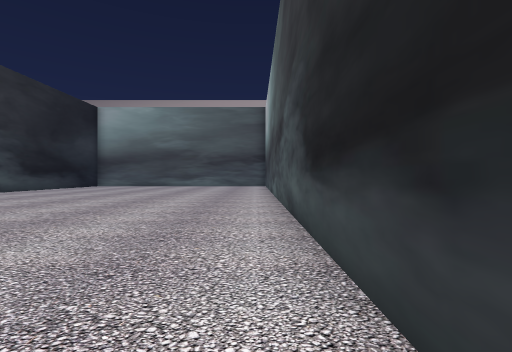
View 1 (above)

21 first-person views from a walk through a scene from a Unity 3-D project. The camera is 1.3 m above the floor, looks level and sees 85° across. The floor is counted in squares, 2 m on a side. Each view is taken from the middle of a square. On the plan, view 1 faces up. The plan holds only what a view shows up to about 9 squares ahead; the rest is blank. The place goes on beyond the plan.

View 2
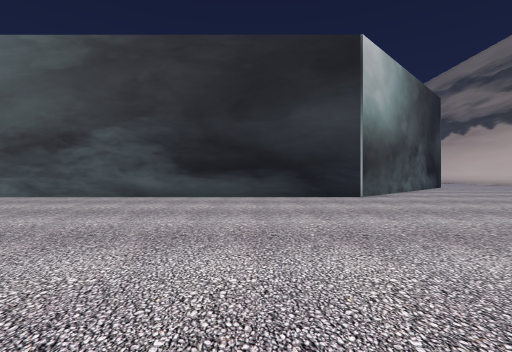

View 3
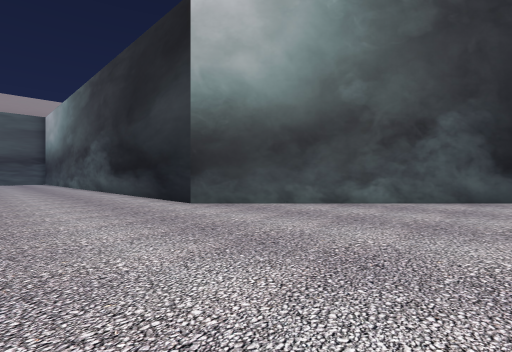

View 4
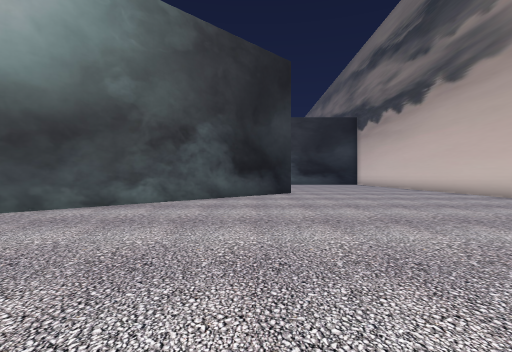

View 5
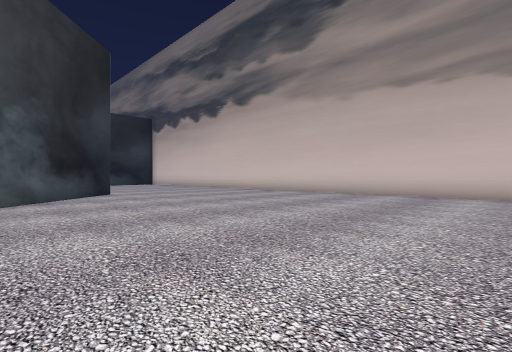

View 6
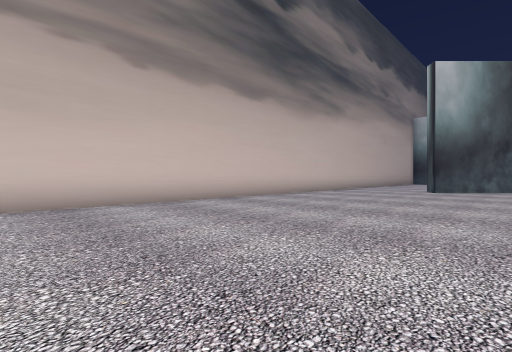

View 7
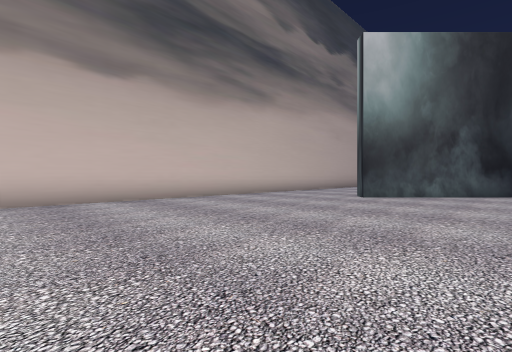

View 8
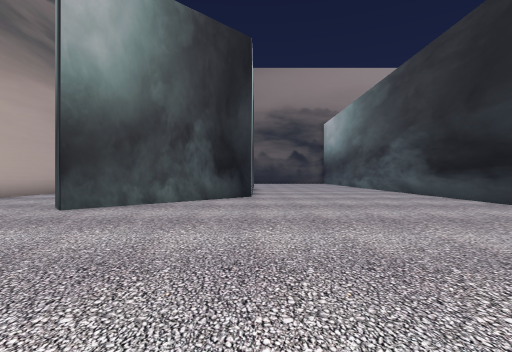

View 9
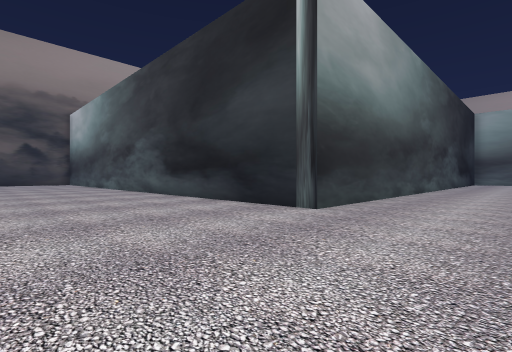

View 10
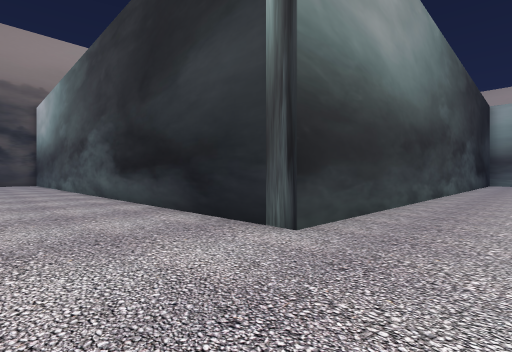

View 11
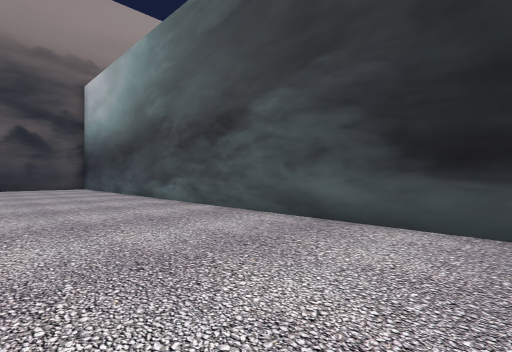

View 12
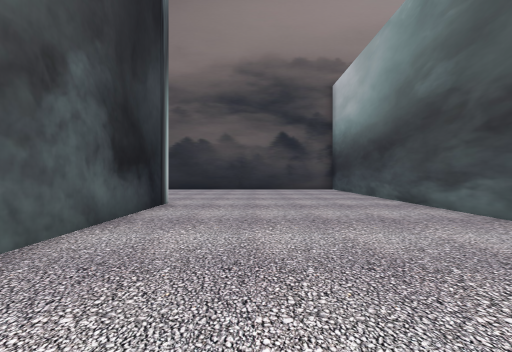

View 13
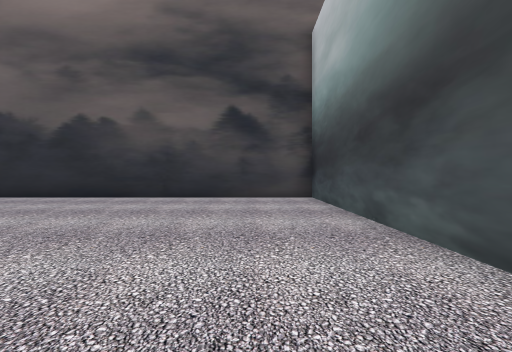

View 14
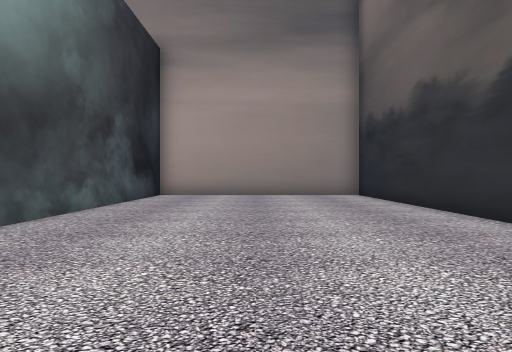

View 15
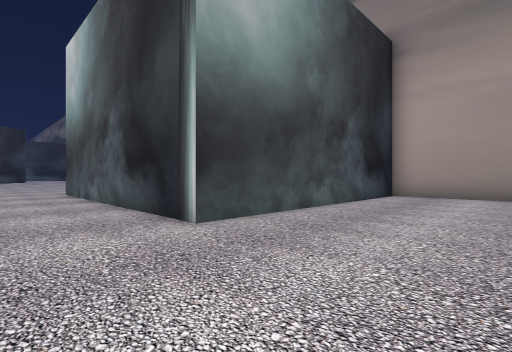

View 16
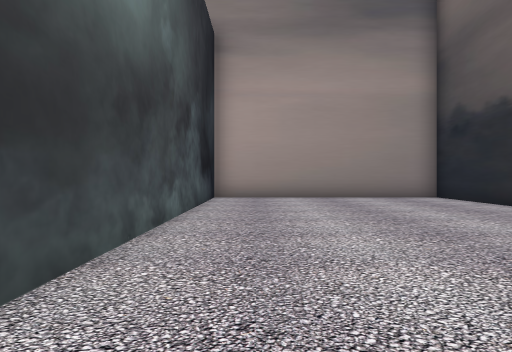

View 17
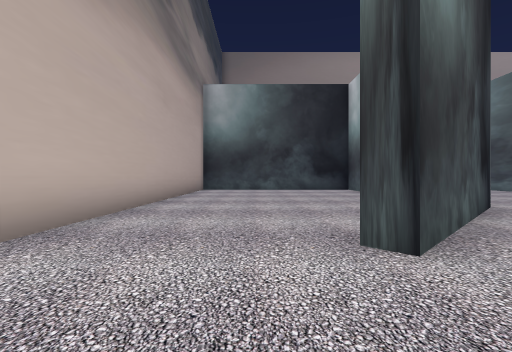

View 18
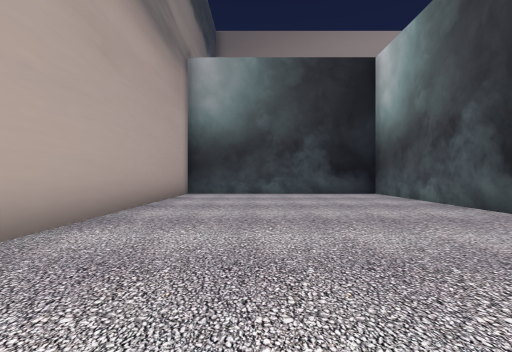

View 19
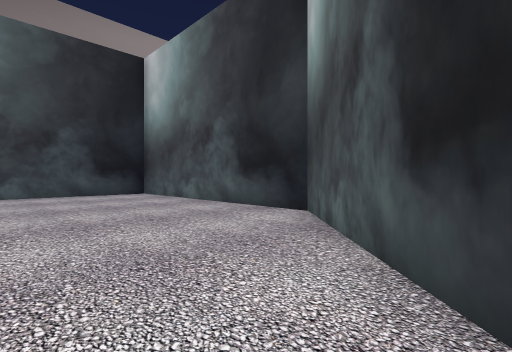

View 20
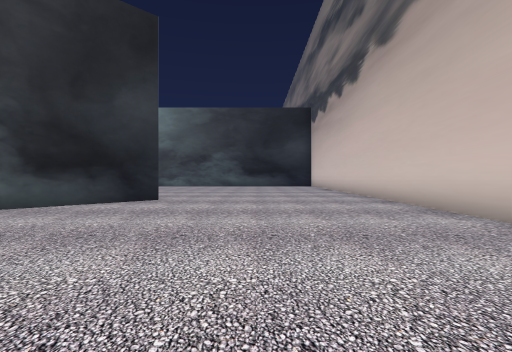

View 21
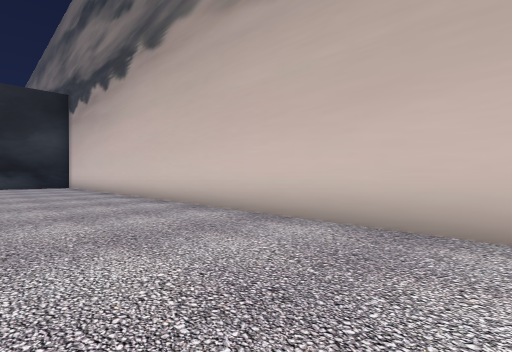

### Floor plan
Points are (right, up) in squares from view 1. A wall is a line through its corners. A room is listed if a view was taken in it or the views show most of it. See-through windows are left out.
Room 1 (views 1, 2, 3, 4, 5, 6, 7, 8, 9, 10, 11, 12, 13, 14, 15, 16, 17, 18, 19, 20, 21)
walls: (-13, -11.6) (-16, -8.6) (-22, -8.6); (-15.8, -8.1) (-12.3, -11.7) (-12.7, -12.1); (-9.2, -15.5) (9.2, -15.5); (-10, 5.6) (-10, -2.3) (-30.5, -2.3) (-30.5, -15.5) (-23.7, -15.5) (-23.7, -8.1) (-16.4, -8.1); (-23.2, -10.4) (-23.2, -12.6); (-22, -15.5) (-12.6, -15.5); (7.7, -9.4) (0.6, -2.3) (0.6, 8.9)

Positions as (right, up) in squares from view 1, and headings:
1: (0, 0), facing up
2: (-8, 1), facing right
3: (-3, -8), facing up-right
4: (-3, -8), facing right
5: (-3, -6), facing down-right
6: (0, -9), facing down-left
7: (-4, -8), facing down-left
8: (-7, -8), facing left
9: (-7, -7), facing up-left
10: (-8, -5), facing up-left
11: (-15, -6), facing up-left
12: (-17, -6), facing left
13: (-22, -4), facing left
14: (-27, -6), facing down
15: (-27, -6), facing down-right
16: (-25, -7), facing down
17: (-10, -13), facing left
18: (-13, -13), facing left
19: (-13, -13), facing up-left
20: (0, -12), facing right
21: (0, -12), facing down-right
